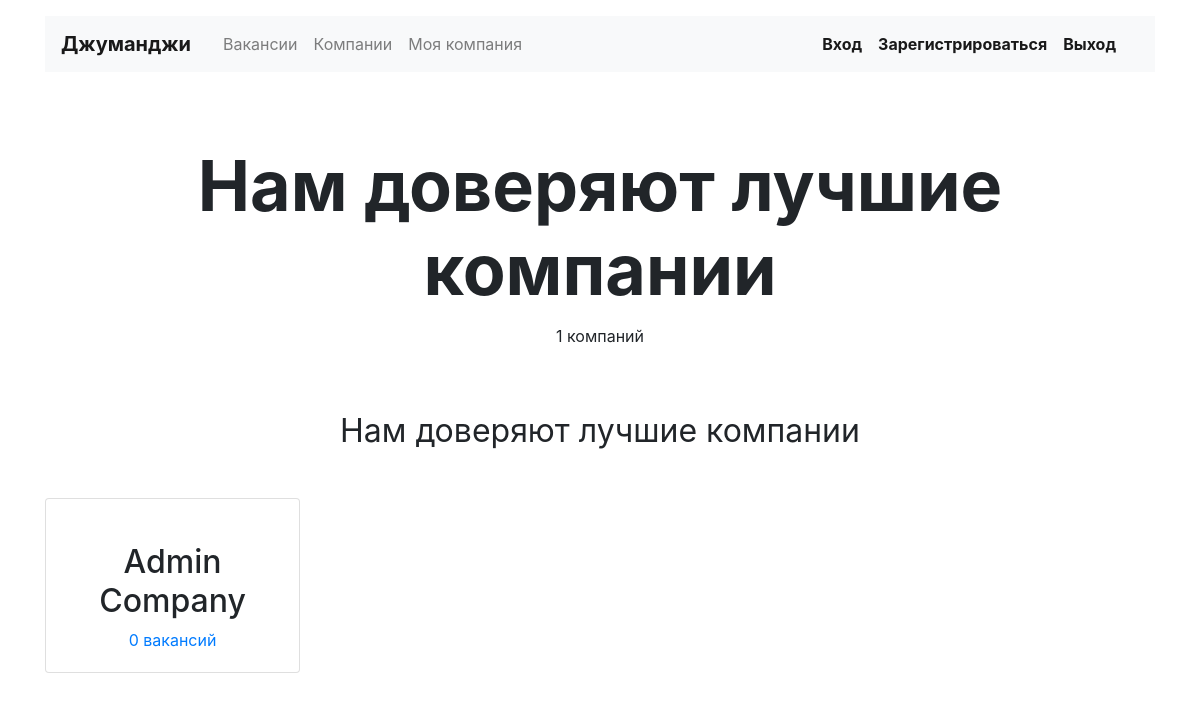
The page /companies/ on the database as committed earlier.
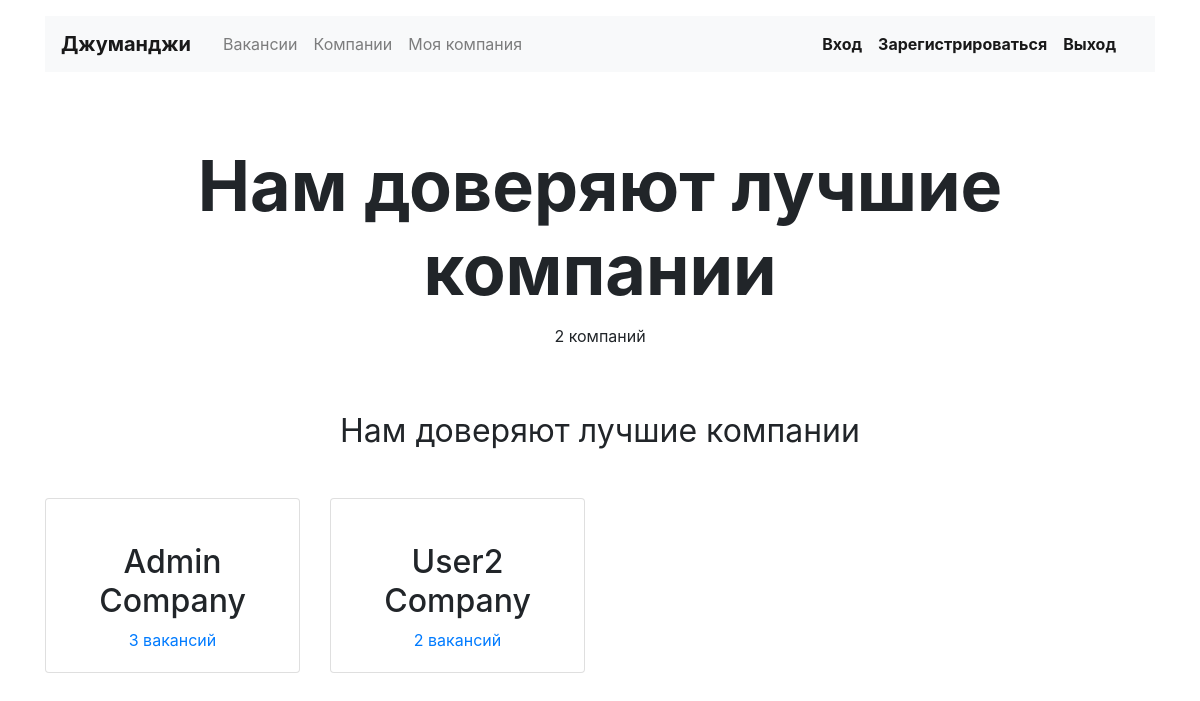
The same page on the database as committed later.
### vacancy/models.py (models this page shows, shortened)
class Company(models.Model):
    name = models.CharField(max_length=200)
    location = models.CharField(max_length=200)
    logo = models.ImageField(upload_to=MEDIA_COMPANY_IMAGE_DIR, height_field='height_field', width_field='width_field')
    height_field = models.PositiveIntegerField(default=0)
    width_field = models.PositiveIntegerField(default=0)
    description = models.TextField()
    employee_count = models.IntegerField()
    owner = models.OneToOneField(get_user_model(), on_delete=models.CASCADE, null=True, related_name='company')

### vacancy/views.py (the view)
# urls.py: path('companies/', CompanyListView.as_view(), name='companies'),
class CompanyListView(ListView):
    model = Company

### vacancy/templates/vacancy/company_list.html (shortened to what this page needs)
{% extends "vacancy/base.html" %}
{% load static %}
{% block main %}
  <main class="container mt-3">
    <section>
      <h1 class="h1 text-center mx-auto mt-4 pt-5" style="font-size: 70px;"><strong>Нам доверяют лучшие компании</strong></h1>
      <p class="text-center pt-1">{{ object_list.count }} компаний</p>
    </section>
    <section class="my-5 pt-3">
      <h2 class="h2 font-weight-normal text-center mb-5">Нам доверяют лучшие компании</h2>
      <div class="row mb-0">
      {% for company in object_list %}
        <div class="col-6 col-md-6 col-lg-3">
          <div class="card pt-4 text-center mb-4">
            <div class="card-body">
              <h2>{{ company.name }}</h2>
              <p class="card-text"><a href="{% url 'company' company.pk %}">{{ company.vacancies.count }} вакансий</a></p>
            </div>
          </div>
        </div>
      {% endfor %}
      </div>
    </section>
  </main>
{% endblock %}

Rows that differ between the two databases and show on the page:
computed for Company "Admin Company": vacancies.count "0" → "3"
added Company: name "User2 Company", vacancies.count "2"
Other text that changed with them:
{{ object_list.count }}: "1" → "2"
